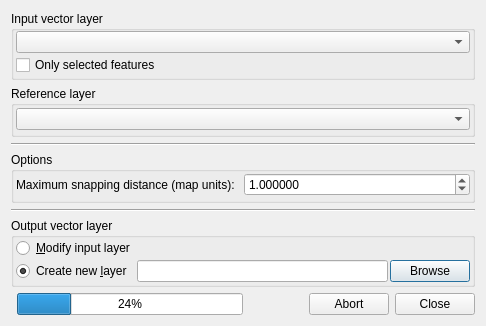
<?xml version="1.0" encoding="UTF-8"?>
<ui version="4.0">
 <class>QgsGeometrySnapperDialog</class>
 <widget class="QDialog" name="QgsGeometrySnapperDialog">
  <property name="geometry">
   <rect>
    <x>0</x>
    <y>0</y>
    <width>486</width>
    <height>326</height>
   </rect>
  </property>
  <property name="windowTitle">
   <string>Geometry Snapper</string>
  </property>
  <layout class="QGridLayout" name="gridLayout_4">
   <item row="0" column="0" colspan="3">
    <widget class="QWidget" name="widgetInputs" native="true">
     <layout class="QVBoxLayout" name="verticalLayout_5">
      <property name="spacing">
       <number>6</number>
      </property>
      <property name="leftMargin">
       <number>0</number>
      </property>
      <property name="topMargin">
       <number>0</number>
      </property>
      <property name="rightMargin">
       <number>0</number>
      </property>
      <property name="bottomMargin">
       <number>0</number>
      </property>
      <item>
       <widget class="QGroupBox" name="groupBoxInputLayer">
        <property name="title">
         <string>Input vector layer</string>
        </property>
        <property name="flat">
         <bool>true</bool>
        </property>
        <layout class="QVBoxLayout" name="verticalLayout">
         <property name="spacing">
          <number>2</number>
         </property>
         <property name="leftMargin">
          <number>2</number>
         </property>
         <property name="topMargin">
          <number>0</number>
         </property>
         <property name="rightMargin">
          <number>2</number>
         </property>
         <property name="bottomMargin">
          <number>2</number>
         </property>
         <item>
          <widget class="QComboBox" name="comboBoxInputLayer"/>
         </item>
         <item>
          <widget class="QCheckBox" name="checkBoxInputSelectedOnly">
           <property name="text">
            <string>Only selected features</string>
           </property>
          </widget>
         </item>
        </layout>
       </widget>
      </item>
      <item>
       <widget class="QGroupBox" name="groupBoxReferenceLayer">
        <property name="title">
         <string>Reference layer</string>
        </property>
        <property name="flat">
         <bool>true</bool>
        </property>
        <layout class="QVBoxLayout" name="verticalLayout_2">
         <property name="spacing">
          <number>2</number>
         </property>
         <property name="leftMargin">
          <number>2</number>
         </property>
         <property name="topMargin">
          <number>0</number>
         </property>
         <property name="rightMargin">
          <number>2</number>
         </property>
         <property name="bottomMargin">
          <number>2</number>
         </property>
         <item>
          <widget class="QComboBox" name="comboBoxReferenceLayer"/>
         </item>
        </layout>
       </widget>
      </item>
      <item>
       <widget class="Line" name="line">
        <property name="orientation">
         <enum>Qt::Horizontal</enum>
        </property>
       </widget>
      </item>
      <item>
       <widget class="QGroupBox" name="groupBoxTopology">
        <property name="title">
         <string>Options</string>
        </property>
        <property name="flat">
         <bool>true</bool>
        </property>
        <layout class="QGridLayout" name="gridLayout_3">
         <property name="leftMargin">
          <number>2</number>
         </property>
         <property name="topMargin">
          <number>0</number>
         </property>
         <property name="rightMargin">
          <number>2</number>
         </property>
         <property name="bottomMargin">
          <number>2</number>
         </property>
         <property name="spacing">
          <number>2</number>
         </property>
         <item row="1" column="0">
          <widget class="QLabel" name="labelMaxDistance">
           <property name="text">
            <string>Maximum snapping distance (map units):</string>
           </property>
          </widget>
         </item>
         <item row="1" column="1">
          <widget class="QDoubleSpinBox" name="doubleSpinBoxMaxDistance">
           <property name="decimals">
            <number>6</number>
           </property>
           <property name="minimum">
            <double>0.000001000000000</double>
           </property>
           <property name="maximum">
            <double>999999999.000000000000000</double>
           </property>
           <property name="value">
            <double>1.000000000000000</double>
           </property>
          </widget>
         </item>
        </layout>
       </widget>
      </item>
      <item>
       <widget class="Line" name="line_2">
        <property name="orientation">
         <enum>Qt::Horizontal</enum>
        </property>
       </widget>
      </item>
      <item>
       <widget class="QGroupBox" name="groupBoxOutputLayer">
        <property name="title">
         <string>Output vector layer</string>
        </property>
        <property name="flat">
         <bool>true</bool>
        </property>
        <layout class="QGridLayout" name="gridLayout_5">
         <property name="leftMargin">
          <number>2</number>
         </property>
         <property name="topMargin">
          <number>0</number>
         </property>
         <property name="rightMargin">
          <number>2</number>
         </property>
         <property name="bottomMargin">
          <number>2</number>
         </property>
         <property name="spacing">
          <number>2</number>
         </property>
         <item row="0" column="0">
          <widget class="QRadioButton" name="radioButtonOuputModifyInput">
           <property name="text">
            <string>&amp;Modify input layer</string>
           </property>
           <property name="checked">
            <bool>false</bool>
           </property>
           <attribute name="buttonGroup">
            <string notr="true">buttonGroupOutput</string>
           </attribute>
          </widget>
         </item>
         <item row="1" column="0">
          <widget class="QRadioButton" name="radioButtonOutputNew">
           <property name="text">
            <string>Create new &amp;layer</string>
           </property>
           <property name="checked">
            <bool>true</bool>
           </property>
           <attribute name="buttonGroup">
            <string notr="true">buttonGroupOutput</string>
           </attribute>
          </widget>
         </item>
         <item row="1" column="1">
          <widget class="QLineEdit" name="lineEditOutput">
           <property name="readOnly">
            <bool>true</bool>
           </property>
          </widget>
         </item>
         <item row="1" column="2">
          <widget class="QPushButton" name="pushButtonOutputBrowse">
           <property name="text">
            <string>Browse</string>
           </property>
          </widget>
         </item>
        </layout>
       </widget>
      </item>
     </layout>
     <zorder>groupBoxInputLayer</zorder>
     <zorder>line</zorder>
     <zorder>groupBoxTopology</zorder>
     <zorder>groupBoxOutputLayer</zorder>
     <zorder>line_2</zorder>
     <zorder>groupBoxReferenceLayer</zorder>
    </widget>
   </item>
   <item row="3" column="1">
    <widget class="QProgressBar" name="progressBar">
     <property name="value">
      <number>24</number>
     </property>
    </widget>
   </item>
   <item row="3" column="2">
    <widget class="QDialogButtonBox" name="buttonBox">
     <property name="orientation">
      <enum>Qt::Horizontal</enum>
     </property>
     <property name="standardButtons">
      <set>QDialogButtonBox::Abort|QDialogButtonBox::Close</set>
     </property>
    </widget>
   </item>
  </layout>
 </widget>
 <resources/>
 <connections>
  <connection>
   <sender>buttonBox</sender>
   <signal>accepted()</signal>
   <receiver>QgsGeometrySnapperDialog</receiver>
   <slot>accept()</slot>
   <hints>
    <hint type="sourcelabel">
     <x>248</x>
     <y>254</y>
    </hint>
    <hint type="destinationlabel">
     <x>157</x>
     <y>274</y>
    </hint>
   </hints>
  </connection>
  <connection>
   <sender>buttonBox</sender>
   <signal>rejected()</signal>
   <receiver>QgsGeometrySnapperDialog</receiver>
   <slot>reject()</slot>
   <hints>
    <hint type="sourcelabel">
     <x>316</x>
     <y>260</y>
    </hint>
    <hint type="destinationlabel">
     <x>286</x>
     <y>274</y>
    </hint>
   </hints>
  </connection>
 </connections>
 <buttongroups>
  <buttongroup name="buttonGroupOutput"/>
 </buttongroups>
</ui>
